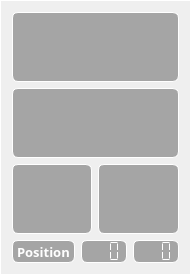
   <widget class="QGroupBox" name="groupBox_3">
    <property name="geometry">
     <rect>
      <x>840</x>
      <y>70</y>
      <width>191</width>
      <height>161</height>
     </rect>
    </property>
    <property name="font">
     <font>
      <family>Aharoni</family>
      <pointsize>10</pointsize>
      <weight>75</weight>
      <bold>true</bold>
     </font>
    </property>
    <property name="styleSheet">
     <string notr="true">border-width:1px;   
border-style:solid;
border-color: rgb(255,255,255);   
color: rgb(255, 255, 255);</string>
    </property>
    <property name="title">
     <string/>
    </property>
    <layout class="QGridLayout" name="gridLayout_4">
     <item row="2" column="0">
      <widget class="QTextBrowser" name="troopBProperty1">
       <property name="font">
        <font>
         <family>Aharoni</family>
         <pointsize>10</pointsize>
         <weight>75</weight>
         <bold>true</bold>
        </font>
       </property>
       <property name="styleSheet">
        <string notr="true">border-radius:6px;
background-color: rgb(50, 50, 50, 100);
color: rgb(255, 255, 255);</string>
       </property>
      </widget>
     </item>
     <item row="2" column="1">
      <widget class="QTextBrowser" name="troopBProperty2">
       <property name="font">
        <font>
         <family>Aharoni</family>
         <pointsize>10</pointsize>
         <weight>75</weight>
         <bold>true</bold>
        </font>
       </property>
       <property name="styleSheet">
        <string notr="true">border-radius:6px;
background-color: rgb(50, 50, 50, 100);
color: rgb(255, 255, 255);</string>
       </property>
      </widget>
     </item>
     <item row="3" column="0" colspan="2">
      <layout class="QHBoxLayout" name="horizontalLayout_4">
       <item>
        <widget class="QLabel" name="label_6">
         <property name="font">
          <font>
           <family>Aharoni</family>
           <pointsize>10</pointsize>
           <weight>75</weight>
           <bold>true</bold>
          </font>
         </property>
         <property name="styleSheet">
          <string notr="true">border-radius:6px;
background-color: rgb(50, 50, 50, 100);
color: rgb(255, 255, 255);</string>
         </property>
         <property name="text">
          <string>Position</string>
         </property>
        </widget>
       </item>
       <item>
        <widget class="QLCDNumber" name="troopBHeadCoordinateX">
         <property name="styleSheet">
          <string notr="true">border-radius:6px;
background-color: rgb(50, 50, 50, 100);
color: rgb(255, 255, 255);</string>
         </property>
         <property name="smallDecimalPoint">
          <bool>true</bool>
         </property>
         <property name="digitCount">
          <number>3</number>
         </property>
         <property name="segmentStyle">
          <enum>QLCDNumber::Flat</enum>
         </property>
         <property name="intValue" stdset="0">
          <number>0</number>
         </property>
        </widget>
       </item>
       <item>
        <widget class="QLCDNumber" name="troopBHeadCoordinateY">
         <property name="styleSheet">
          <string notr="true">border-radius:6px;
background-color: rgb(50, 50, 50, 100);
color: rgb(255, 255, 255);</string>
         </property>
         <property name="smallDecimalPoint">
          <bool>true</bool>
         </property>
         <property name="digitCount">
          <number>3</number>
         </property>
         <property name="segmentStyle">
          <enum>QLCDNumber::Flat</enum>
         </property>
         <property name="intValue" stdset="0">
          <number>0</number>
         </property>
        </widget>
       </item>
      </layout>
     </item>
     <item row="1" column="0" colspan="2">
      <widget class="QTextBrowser" name="troopBState">
       <property name="font">
        <font>
         <family>Aharoni</family>
         <pointsize>10</pointsize>
         <weight>75</weight>
         <bold>true</bold>
        </font>
       </property>
       <property name="styleSheet">
        <string notr="true">border-radius:6px;
background-color: rgb(50, 50, 50, 100);
color: rgb(255, 255, 255);</string>
       </property>
      </widget>
     </item>
     <item row="0" column="0" colspan="2">
      <widget class="QTextBrowser" name="troopBPosition">
       <property name="font">
        <font>
         <family>Aharoni</family>
         <pointsize>10</pointsize>
         <weight>75</weight>
         <bold>true</bold>
        </font>
       </property>
       <property name="styleSheet">
        <string notr="true">border-radius:6px;
background-color: rgb(50, 50, 50, 100);
color: rgb(255, 255, 255);</string>
       </property>
      </widget>
     </item>
    </layout>
   </widget>
